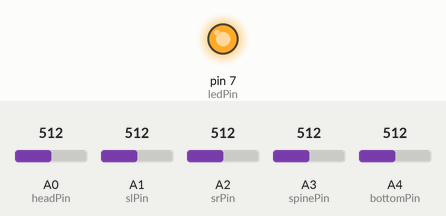
A sketch run on a simulated Arduino Uno, built with avr-gcc and run on an emulated ATmega328P. Shown: output pins drawn as LEDs (lit = HIGH). Inputs (shaded band) come from the test bench; at power-on: A0 (headPin) = 512, A1 (slPin) = 512, A2 (srPin) = 512, A3 (spinePin) = 512, A4 (bottomPin) = 512. What the sketch prints to the serial monitor is not drawn.

Above: at 1.2 s.
1.3 s: A0 (headPin) set to 793
2.8 s: A0 (headPin) set to 817
5.1 s: A1 (slPin) set to 791
6.6 s: A1 (slPin) set to 815
8.8 s: A2 (srPin) set to 785
10.3 s: A2 (srPin) set to 814
Timing chart, 0 to 13.3 s (numbered marks = the images above; inputs shaded):
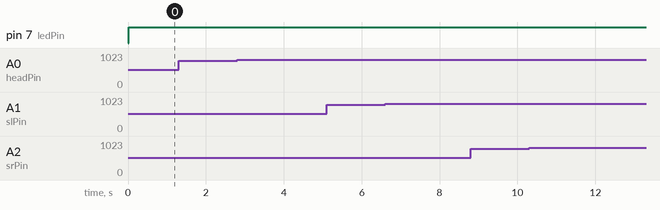

The sketch:

Arduino_iChair.ino
```cpp
int headPin = A0; // Head switch
int slPin = A1; // Shoulder Left Switch
int srPin = A2; // Shoulder Right Switch
int spinePin = A3; // Bottom Switch
int bottomPin = A4; // Spine Switch


int ledPin = 7;


void setup () {
  Serial.begin(9600);

  pinMode(ledPin, OUTPUT);

  digitalWrite(ledPin, LOW);
}

void loop () {

  int val1 = checkSwitches();
  delay(20);
  int val2 = checkSwitches();

  if (val1 == val2){
    char as_val;

    as_val = val1 & 0xff;

    Serial.write((const uint8_t *) &as_val, 1);

    if (val1 == 48){
      digitalWrite(ledPin, LOW);
    }else{
      digitalWrite(ledPin, HIGH);
    }

    delay(500);
  }

}

int checkSwitches () {

  int h = anVal(analogRead(headPin));
  int sl = anVal(analogRead(slPin));
  int sr = anVal(analogRead(srPin));
  int s = anVal(analogRead(spinePin));
  int b = anVal(analogRead(bottomPin));

  int checkVal = (h * 1) + (sl * 2) + (sr * 4) + (s * 8) + (b * 16);

  checkVal += 48;

  return checkVal;
}

int invert (int value) {
  int inv_val;

  inv_val = ~value;
  inv_val &= 1;
  return (inv_val);
}

int anVal (int value) {
 if (value >= 800){
  return 0;
 } else{
  return 1;
 }

}
```

Measured:
- after the input at 1.3 s, every drawn part: stays the same
- after the input at 2.8 s, every drawn part: stays the same
- after the input at 5.1 s, every drawn part: stays the same
- after the input at 6.6 s, every drawn part: stays the same
- after the input at 8.8 s, every drawn part: stays the same
- after the input at 10.3 s, every drawn part: stays the same
